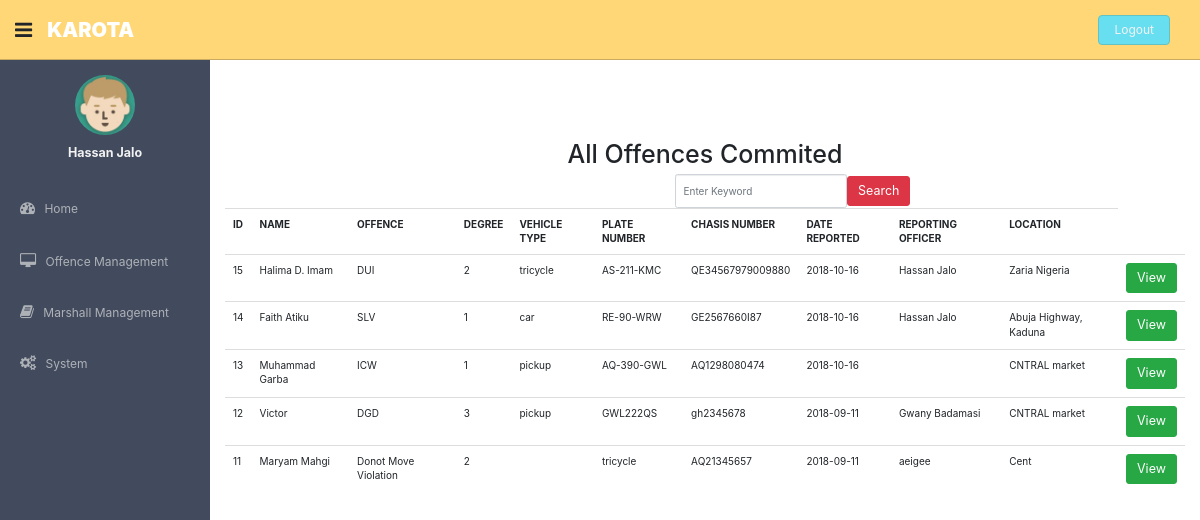
The page /views/offences_view.php (signed in) on the database its author committed.
### tables this page shows
CREATE TABLE `offenders` (
  `id` int(11) NOT NULL,
  `name` varchar(100) NOT NULL,
  `chasis_no` varchar(100) NOT NULL,
  `vehicle_type` varchar(100) NOT NULL,
  `plate_no` varchar(10) NOT NULL,
  `offence` varchar(100) NOT NULL,
  `degree` varchar(3) NOT NULL,
  `confiscated_item` varchar(100) NOT NULL,
  `reporting_officer` varchar(200) NOT NULL,
  `committed_location` varchar(200) NOT NULL,
  `committed_date` date NOT NULL,
  `phone` varchar(15) NOT NULL,
  `remark` varchar(200) NOT NULL
);

### views/offences_view.php (the view, shortened to what this page needs)
<?php
    include('../include/dashboard2.php');
    ?>
    <html>
    <head>
        <link rel="stylesheet" type="text/css" media="screen" href="../css/bootstrap.min.css" />
    </head>
    <body>
         <section id="main-content">
          <section class="wrapper site-min-height">
              <h1 style="text-align: center;">All Offences Commited</h1>
                <form class="form-inline">
                  <div class="form-group">
                    <input type="text" class="form-control" placeholder="Enter Keyword">
                </div>
                <button type="submit"  class="btn btn-lg btn-danger">Search</button>
                </form>
              <?php
     $query = "SELECT `id`, `name`, `chasis_no`, `vehicle_type`, `plate_no`, `offence`, `degree`, `confiscated_item`, `committed_location`, `committed_date`, `phone`,`reporting_officer`, `remark` FROM `offenders` ORDER BY `id` desc";
                 $results = mysqli_query($conn, $query);
                        echo '<table class="table table-hover">';
                     echo '<tr><th>ID</th><th>NAME</th><th>OFFENCE</th><th>DEGREE</th><th>VEHICLE TYPE</th>
                     <th>PLATE NUMBER</th><th>CHASIS NUMBER</th><th>DATE REPORTED</th><th>REPORTING OFFICER</th><th>LOCATION</th></tr>';
                while ($row = mysqli_fetch_assoc($results)) {
                        $id=$row['id'];
                        echo '<tr>';
                        echo '<td>'.$row['id'].'</td>';
                        echo '<td>'.$row['name'].'</td>';
                        echo '<td>'.$row['offence'].'</td>';
                        echo '<td>'.$row['degree'].'</td>';
                        echo '<td>'.$row['vehicle_type'].'</td>';
                        echo '<td>'.$row['plate_no'].'</td>';
                         echo '<td>'.$row['chasis_no'].'</td>';
                        echo '<td>'.$row['committed_date'].'</td>';
                        echo '<td>'.$row['reporting_officer'];
                        echo '<td>'.$row['committed_location'].'</td>';
                        echo '<td><button type="submit" class="btn btn-lg btn-success">
                        <a style="color:white;" href="view_offender.php?identity='.$id.' ">View</a>
                        </button></td>';
                        echo '</tr>';
                 }
                        echo '</table>';
              ?>
              </section><! --/wrapper -->
              </section>
    </body>
    </html>

### assets/css/style.css (style rules this page uses)
body { color: #797979; background: #ffffff; font-family: 'Ruda', sans-serif; padding: 0px !important; margin: 0px !important; font-size: 13px; }
a, a:hover, a:focus { text-decoration: none; outline: none; }
#main-content { margin-left: 210px; }
.wrapper { display: inline-block; margin-top: 60px; padding-left: 15px; padding-right: 15px; padding-bottom: 15px; padding-top: 0px; width: 100%; }
.site-min-height { min-height: 900px; }

### rows shown on the page
offenders: id "15", name "Halima D. Imam", offence "DUI", degree "2", vehicle_type "tricycle", plate_no "AS-211-KMC", chasis_no "QE34567979009880", committed_date "2018-10-16", reporting_officer "Hassan Jalo", committed_location "Zaria Nigeria"
offenders: id "14", name "Faith Atiku", offence "SLV", degree "1", vehicle_type "car", plate_no "RE-90-WRW", chasis_no "GE2567660I87", committed_date "2018-10-16", reporting_officer "Hassan Jalo", committed_location "Abuja Highway, Kaduna"
offenders: id "13", name "Muhammad Garba", offence "ICW", degree "1", vehicle_type "pickup", plate_no "AQ-390-GWL", chasis_no "AQ1298080474", committed_date "2018-10-16", committed_location "CNTRAL market"
offenders: id "12", name "Victor", offence "DGD", degree "3", vehicle_type "pickup", plate_no "GWL222QS", chasis_no "gh2345678", committed_date "2018-09-11", reporting_officer "Gwany Badamasi", committed_location "CNTRAL market"
offenders: id "11", name "Maryam Mahgi", offence "Donot Move Violation", degree "2", plate_no "tricycle", chasis_no "AQ21345657", committed_date "2018-09-11", reporting_officer "aeigee", committed_location "Cent"

### other values the page prints
$_SESSION['name'] "Hassan Jalo"
